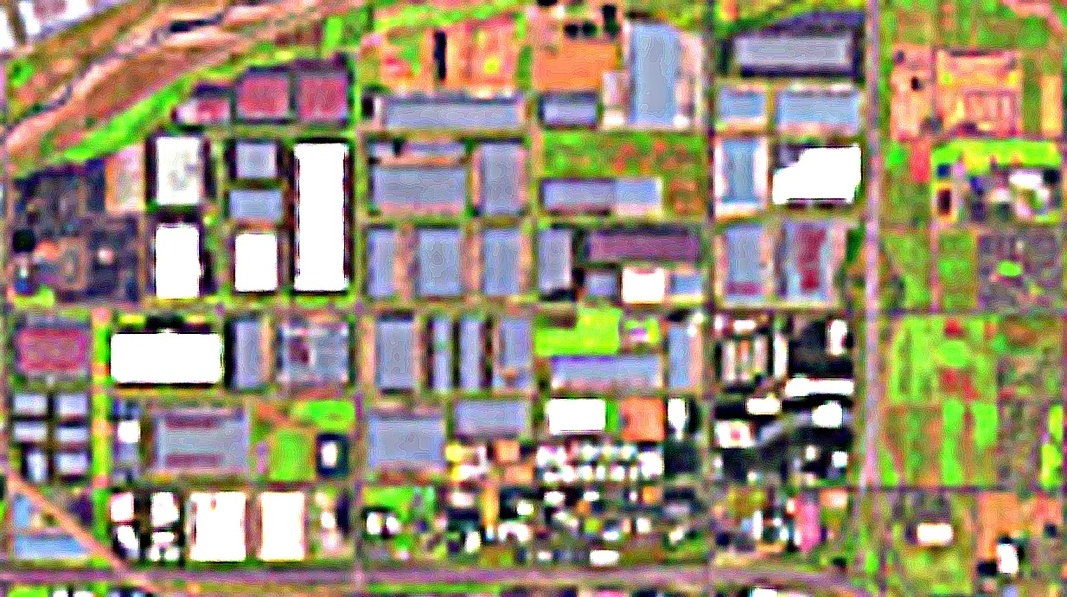
#> input picture Image_recognition/output_image.jpg, 1067 x 597 px, shrunk from 1234 x 690 before the run
$ python identification_pure_img.py
#> lines starting #> are read from the running program, lines starting #| are printed output that depends on the picture; after the words box and inside, x2 and y2 are one past the last pixel; in counts of white or black regions, pixels touching at a corner belong together
import cv2
from matplotlib import pyplot as plt
import numpy as np

def image_read(FileIm):
#> called with FileIm = 'output_image.jpg'
    image = cv2.imread(FileIm)
#> image is the input picture: shape (597, 1067, 3); mean B, G, R 114.8, 142.5, 154.3
    plt.imshow(cv2.cvtColor(image, cv2.COLOR_BGR2RGB))
    plt.axis('off')
    plt.show()
    return image


# Сегментація зображення
def image_processing(image):
    # Застосування фільтрів для поліпшення якості зображення
    blurred = cv2.GaussianBlur(image, (5, 5), 0)
    gray = cv2.cvtColor(blurred, cv2.COLOR_BGR2GRAY)
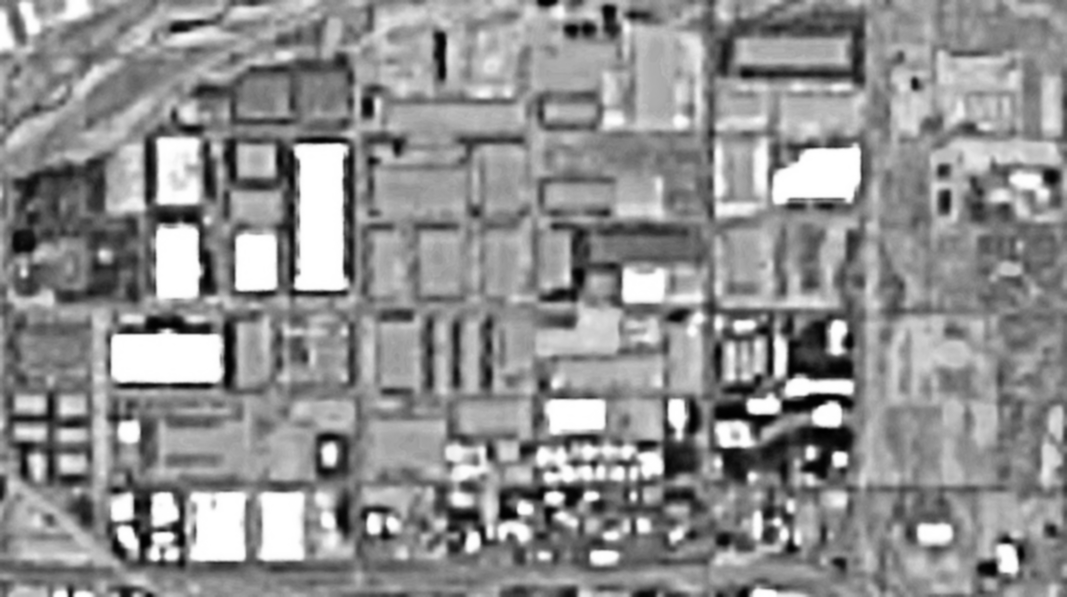
#> gray: shape (597, 1067); min 1, max 255, mean 142.9

    # Вибір параметрів для Canny edge detection
    low_threshold = 50
    high_threshold = 150
    edged = cv2.Canny(gray, low_threshold, high_threshold)
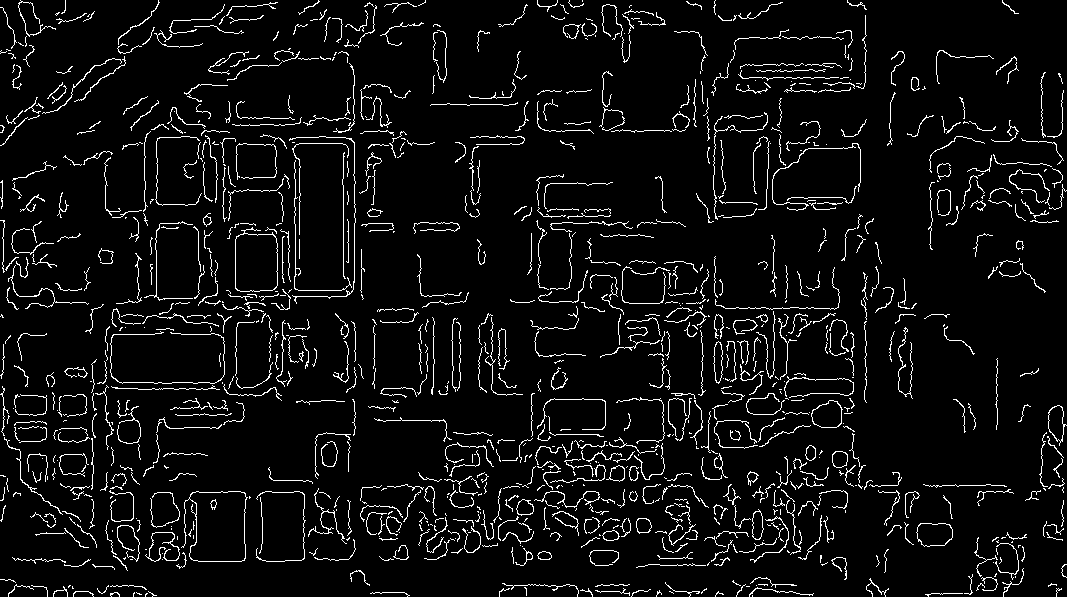
#> edged: shape (597, 1067); 5.9% white in thin lines or dots

    plt.imshow(edged, cmap='gray')
    plt.axis('off')
    plt.show()
    return edged


# Кластеризація зображення
def kmeans_clustering(image):
    k = 5
    criteria = (cv2.TERM_CRITERIA_EPS + cv2.TERM_CRITERIA_MAX_ITER, 100, 0.2)
    pixels = image.reshape((-1, 3))
    _, labels, centers = cv2.kmeans(np.float32(pixels), k, None, criteria, 10, cv2.KMEANS_RANDOM_CENTERS)
#> centers = [[0, 0, 0], [0, 255, 0], [139.3, 255, 255], [255, 62.34, 0], [10.5, 0, 255]]
    centers = np.uint8(centers)
#> centers = [[0, 0, 0], [0, 255, 0], [139, 255, 255], [255, 62, 0], [10, 0, 254]]
    clustered_image = centers[labels.flatten()]
    clustered_image = clustered_image.reshape(image.shape)
    return clustered_image, labels


def image_contours(image_entrance):
    # Застосування параметрів для знаходження контурів
    contours, _ = cv2.findContours(image_entrance.copy(), cv2.RETR_EXTERNAL, cv2.CHAIN_APPROX_SIMPLE)
#> contours = 1053 contours, 1014 with area under 20; largest, box (x1, y1, x2, y2) and area: (181, 491, 248, 562) 3522, (235, 227, 278, 292) 2340, (916, 523, 953, 547) 698, (811, 400, 843, 428) 644, (1048, 405, 1067, 446) 434
    return contours


def image_recognition(image_entrance, image_cont, file_name):
    total = 0
    for c in image_cont:
        peri = cv2.arcLength(c, True)
        approx = cv2.approxPolyDP(c, 0.05 * peri, True)  # Змінено коефіцієнт epsilon
        if len(approx) == 4:  # Перевірка, чи контур - це прямокутник
            x, y, w, h = cv2.boundingRect(approx)
            if w > 30 and h > 30:  # Виправлення параметрів розміру об'єктів
                area = cv2.contourArea(c)
                image_area = image_entrance.shape[0] * image_entrance.shape[1]
                if area / image_area < 0.9:  # Перевірка відношення площі об'єкта до загальної площі зображення
                    cv2.rectangle(image_entrance, (x, y), (x + w, y + h), (0, 255, 0), 4)
                    cv2.putText(image_entrance, 'Rectangle', (x, y), cv2.FONT_HERSHEY_SIMPLEX, 1, (255, 255, 255), 2)
                    total += 1
    print("Знайдено {0} сегмент(а) прямокутних об'єктів".format(total))
    cv2.imwrite(file_name, image_entrance)
    plt.imshow(cv2.cvtColor(image_entrance, cv2.COLOR_BGR2RGB))
    plt.axis('off')
    plt.show()


if __name__ == '__main__':
    # Зображення, що кластеризується
    image_entrance = image_read("output_image.jpg")
    # Поліпшення якості та обробка зображення
    image_exit = image_processing(image_entrance)
    # Отримання результатів кластеризації та міток
    clustered_image, labels = kmeans_clustering(image_exit)
    # Відображення результатів кластеризації
    plt.imshow(clustered_image)
    plt.axis('off')
    plt.title("Результат кластеризації")
    plt.show()

    # Отримання контурів зображення
    image_cont = image_contours(image_exit)
#> image_cont has the same summary as contours in image_contours
    # Розпізнавання об'єктів та малювання їх на зображенні
    image_recognition(image_entrance.copy(), image_cont, "image_recognition.jpg")
#> the loop in image_recognition, `for c in image_cont:` made 1053 passes
#> (c, peri, approx, x, y, w, h) on pass 27: ([[69, 585], [68, 586], [68, 587], [70, 585]], 6.24, [[70, 585], [69, 585], [68, 586], [68, 587]], 68, 585, 3, 3)
#> (peri, approx, x, y, w, h) on passes 8, 10, 13, 14, 16, 18: (24.14, [[723, 594], [718, 591], [715, 596], [718, 592]], 715, 591, 9, 6), (22.14, [[148, 591], [153, 595], [152, 596], [156, 595]], 148, 591, 9, 6), (47.21, [[650, 589], [638, 590], [631, 596], [639, 590]], 631, 589, 20, 8), (30.38, [[1061, 588], [1056, 588], [1056, 596], [1056, 590]], 1056, 588, 6, 9), (89.11, [[629, 595], [623, 588], [621, 593], [595, 590]], 595, 588, 35, 8), (34.97, [[509, 588], [499, 591], [499, 596], [500, 591]], 499, 588, 11, 9)
#> after the loop in image_recognition, `for c in image_cont:`:
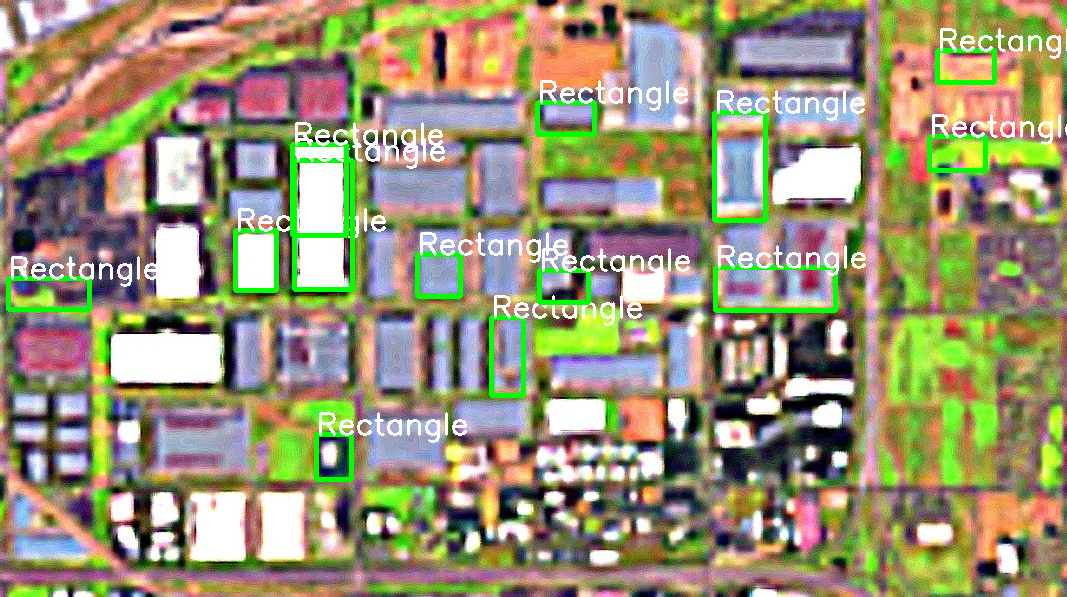
#> image_entrance: shape (597, 1067, 3); mean of channels 0, 1, 2 115.4, 147.8, 153.6; drawn as B, G, R
#> after the loop in image_recognition, `for c in image_cont:`: total = 13
#| Знайдено 13 сегмент(а) прямокутних об'єктів

    # Виведення зображення результату сегментації
    plt.imshow(cv2.cvtColor(clustered_image, cv2.COLOR_BGR2RGB))
    plt.axis('off')
    plt.title("Результат сегментації")
    plt.show()
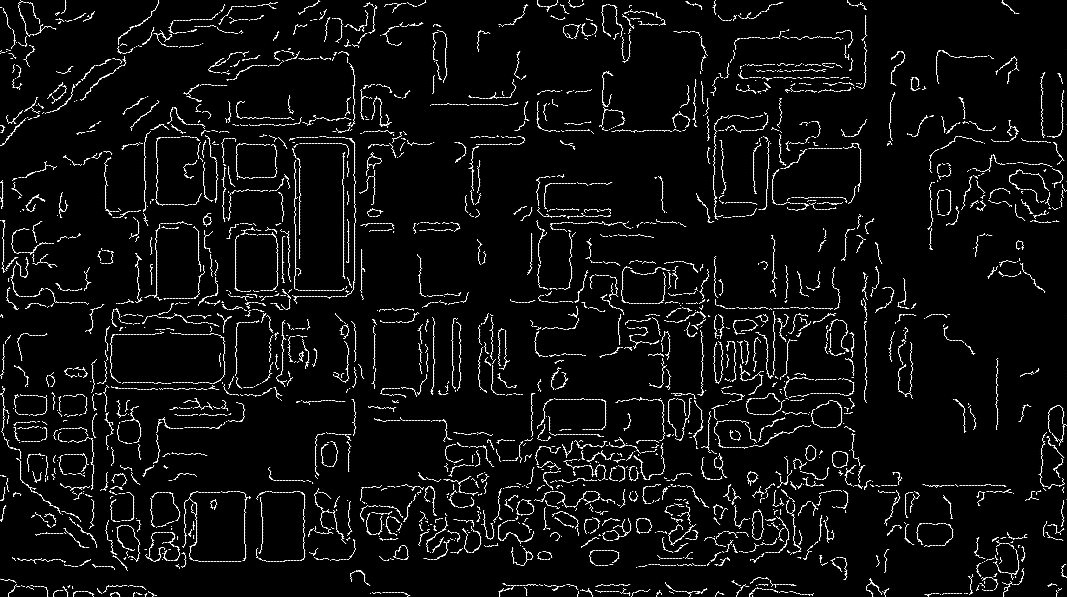
#> shown: shape (597, 1067, 3); min 0, max 255, mean 14.9
